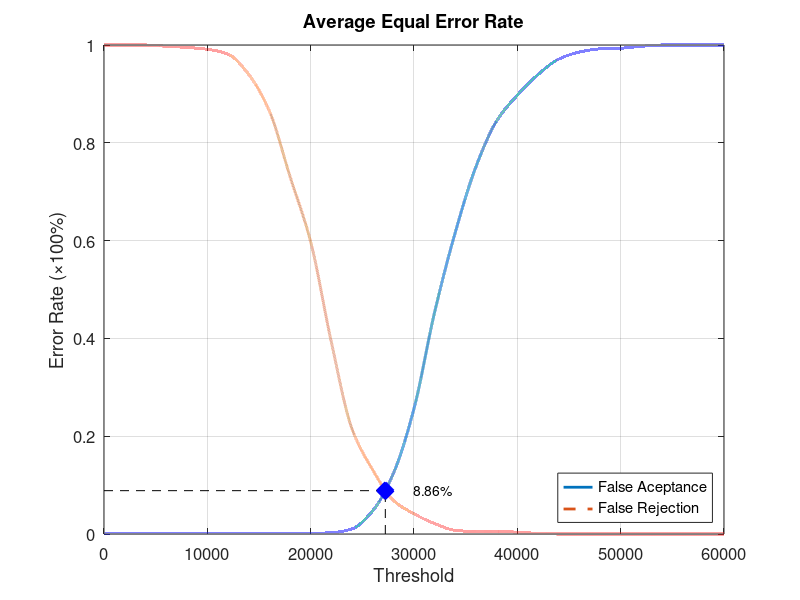
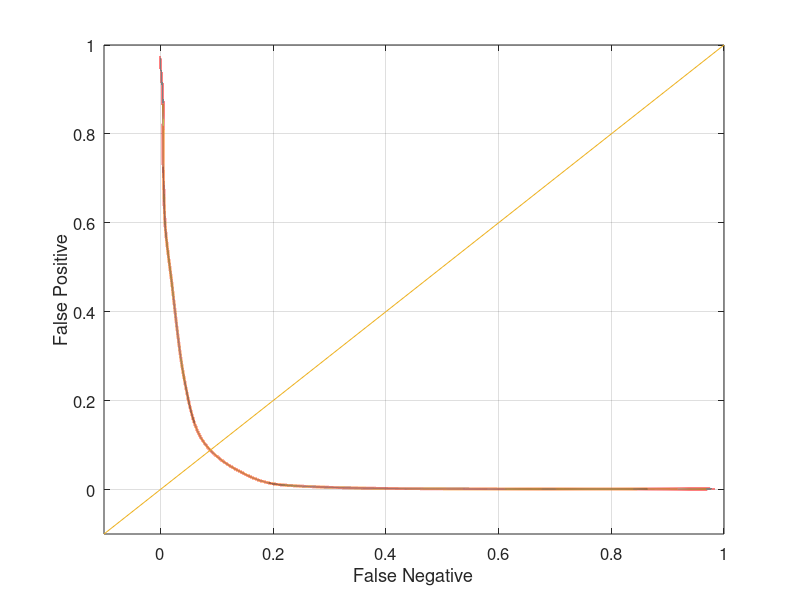

Write the MATLAB code that produced these figures, in order.
function yEER = Experiment5Average
close all;
clear;
clc;
x = 0:2000:60000;
xq = 0:0.5:60000;

y0 = [0 0.00131579 0.00131579 0.00131579 0.00131579 0.00131579 0.00131579 0.00131579 0.00131579 0.00131579 0.00131579 0.00263158 0.0105263 0.0473684 0.123684 0.256579 0.453947 0.617105 0.751316 0.844737 0.897368 0.939474 0.971053 0.985526 0.992105 0.993421 0.997368 1 1 1 1];
yy0 = interp1(x, y0, xq, 'pchip');
y1 = [1 1 1 0.9975 0.995 0.99125 0.98125 0.94 0.865 0.73125 0.5975 0.3925 0.215 0.13125 0.06875 0.04125 0.02125 0.0075 0.005 0.005 0.00375 0.00125 0 0 0 0 0 0 0 0 0];
yy1 = interp1(x, y1, xq, 'pchip');

% Calculating EER: 
y2 = abs(y0 - y1);
find(y2 == min(y2))
yy2 = abs(yy0 - yy1);
xEER = find(yy2 == min(yy2));
xEERIndex = xq(xEER) % X-axis EER
yEER = yy0(xEER) % Y-axis EER

main = figure
plot(xq, yy0,'-','LineWidth', 2);	hold on
plot(xq, yy1,'--','LineWidth', 2);	hold on
plot([xEERIndex xEERIndex], [0 yEER], 'k--');	hold on
plot([0 xEERIndex], [yEER yEER], 'k--');	hold on
plot(xEERIndex, yEER, 'bx', 'LineWidth', 10);	hold on
text(xEERIndex + 10 * xEERIndex / 100, yEER, [num2str(round((10000 * yEER)) / 100) '%'])
legend('False Aceptance', 'False Rejection', 'Location', 'SouthEast')
xlabel('Threshold')
ylabel('Error Rate (\times100%)')
title('Average Equal Error Rate')
set(gca, 'FontSize', 12)
axis([0 60000 0 1])
grid on

print(main, 'Experiment5AverageMain', '-dpng');
FNRxFPR = figure('Color', [1 1 1]);
plot(yy1, yy0, '-', yy1, yy0, 'LineWidth', 2);
hold on
y = -0.1:0.1:1
plot(y, y); 
set(gca, 'FontSize', 12)
xlabel('False Negative')
ylabel('False Positive')
axis([-0.1 1 -0.1 1])
set(gca, 'FontSize', 12)
grid on

print(FNRxFPR, 'Experiment5AverageFNRxFPR','-dpng');
end
